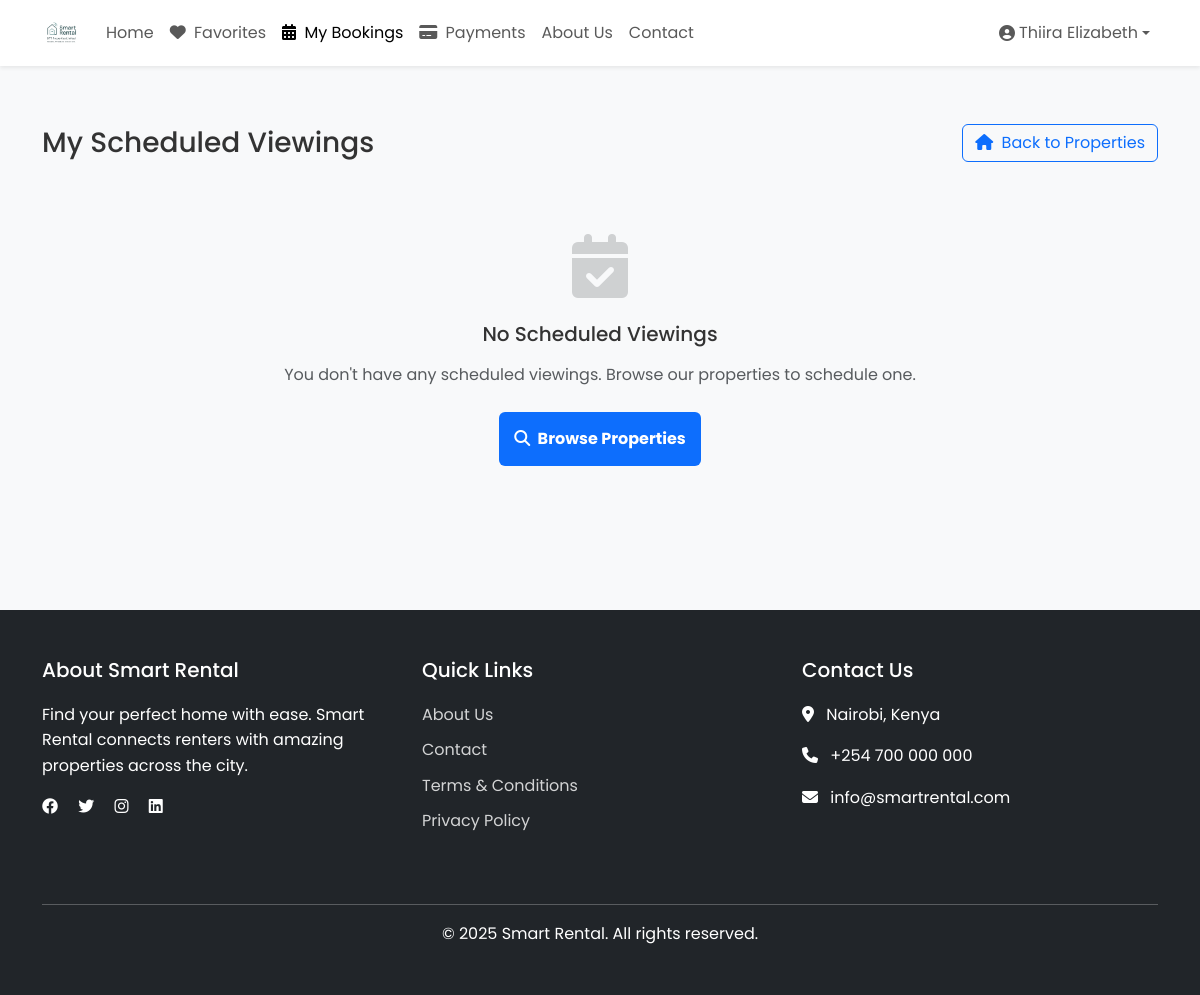
The page /smart_rental/my_bookings.php (signed in) on the database as committed earlier.
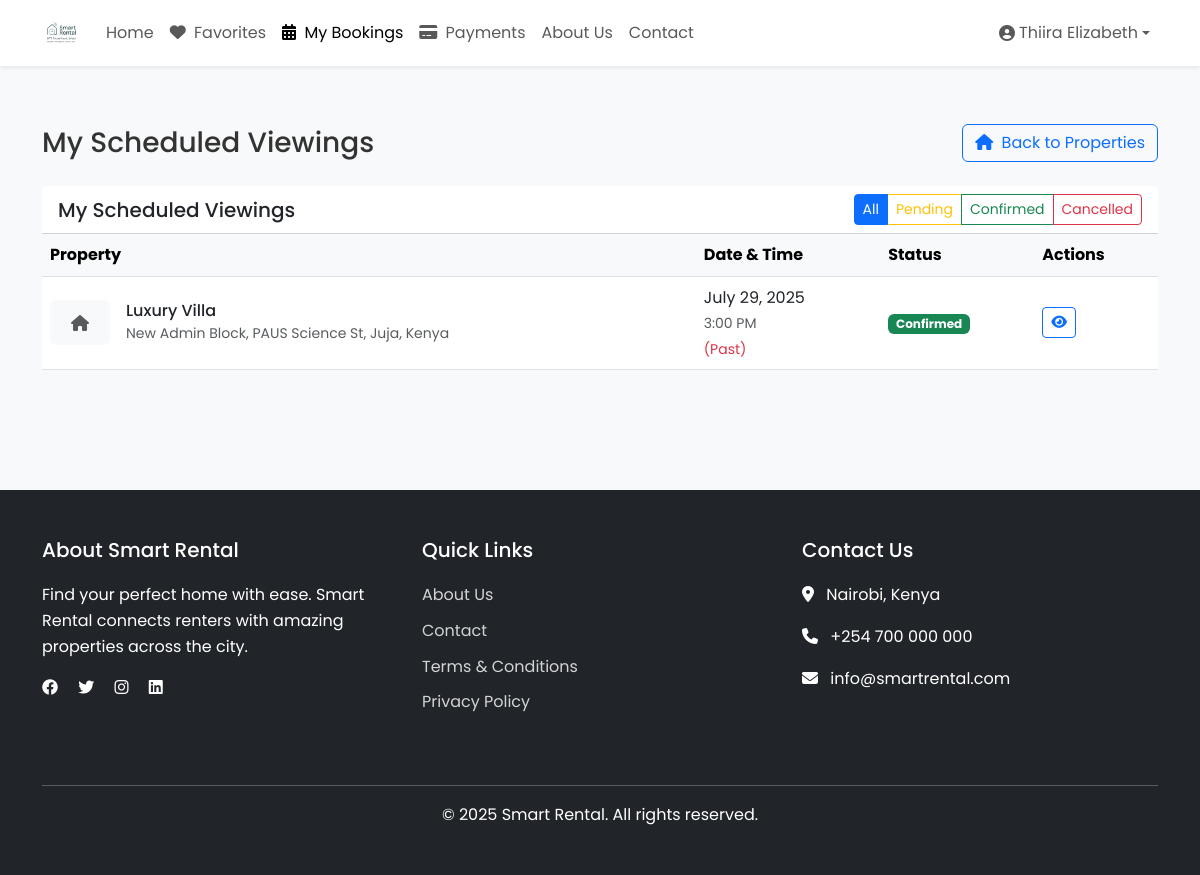
The same page on the database as committed later.
### tables this page shows
CREATE TABLE `property_viewings` (
  `id` int(11) NOT NULL,
  `property_id` int(11) NOT NULL,
  `user_id` int(11) DEFAULT NULL,
  `viewer_name` varchar(100) NOT NULL,
  `contact_number` varchar(20) NOT NULL,
  `viewing_date` date NOT NULL,
  `viewing_time` time NOT NULL,
  `status` enum('pending','confirmed','completed','cancelled') NOT NULL DEFAULT 'pending',
  `notes` text DEFAULT NULL,
  `created_at` timestamp NOT NULL DEFAULT current_timestamp(),
  `updated_at` timestamp NOT NULL DEFAULT current_timestamp() ON UPDATE current_timestamp()
);

CREATE TABLE `houses` (
  `id` int(30) NOT NULL,
  `landlord_id` int(30) NOT NULL,
  `house_no` varchar(50) NOT NULL,
  `category_id` int(30) NOT NULL,
  `description` text NOT NULL,
  `location` varchar(255) DEFAULT NULL,
  `city` varchar(100) DEFAULT NULL,
  `state` varchar(100) DEFAULT NULL,
  `country` varchar(100) DEFAULT NULL,
  `latitude` decimal(10,8) DEFAULT NULL,
  `longitude` decimal(11,8) DEFAULT NULL,
  `price` double NOT NULL,
  `security_deposit` decimal(10,2) DEFAULT NULL,
  `min_rental_period` int(11) DEFAULT 1 COMMENT 'In months',
  `max_rental_period` int(11) DEFAULT 12 COMMENT 'In months',
  `advance_rent_months` int(11) DEFAULT 1 COMMENT 'Number of months rent to pay in advance',
  `payment_cycle` enum('monthly','quarterly','annually') NOT NULL DEFAULT 'monthly',
  `late_fee_percentage` decimal(5,2) DEFAULT 5.00,
  `bedrooms` int(11) DEFAULT 0,
  `bathrooms` int(11) DEFAULT 0,
  `area` decimal(10,2) DEFAULT NULL,
  `image` varchar(255) DEFAULT NULL,
  `main_image` varchar(255) DEFAULT NULL,
  `featured` tinyint(1) DEFAULT 0,
  `status` tinyint(1) DEFAULT 1,
  `created_at` timestamp NOT NULL DEFAULT current_timestamp(),
  `updated_at` timestamp NOT NULL DEFAULT current_timestamp() ON UPDATE current_timestamp(),
  `address` text DEFAULT NULL,
  `total_units` int(11) NOT NULL DEFAULT 1,
  `available_units` int(11) NOT NULL DEFAULT 1
);

### smart_rental/my_bookings.php (the view, shortened to what the changed rows need)
<?php
require_once '../config/db.php';
$stmt = $conn->prepare("
    SELECT pv.*,
           h.house_no as property_title,
           h.location as location,
           h.main_image as main_image
    FROM property_viewings pv
    LEFT JOIN houses h ON pv.property_id = h.id
    WHERE pv.user_id = ?
    ORDER BY pv.viewing_date DESC, pv.viewing_time DESC
");
$stmt->bind_param('i', $_SESSION['user_id']);
$stmt->execute();
$viewings = $stmt->get_result()->fetch_all(MYSQLI_ASSOC);
include 'includes/header.php';
?>
<div class="container py-5">
    <div class="d-flex justify-content-between align-items-center mb-4">
        <h1 class="h3 mb-0">My Scheduled Viewings</h1>
    </div>
    <?php if (empty($viewings)): ?>
        <div class="text-center py-5">
            <div class="mb-4">
                <i class="fas fa-calendar-check fa-4x text-muted opacity-25"></i>
            </div>
            <h3 class="h5 mb-3">No Scheduled Viewings</h3>
            <p class="text-muted mb-4">You don't have any scheduled viewings. Browse our properties to schedule one.</p>
            <a href="index.php" class="btn btn-primary">
                <i class="fas fa-search me-1"></i> Browse Properties
            </a>
        </div>
    <?php else: ?>
        <?php
        $filteredViewings = $viewings;
        if (empty($filteredViewings)):
        ?>
        <div class="text-center py-5">
            <div class="mb-4">
                <i class="far fa-calendar-alt fa-4x text-muted opacity-25"></i>
            </div>
            <h3 class="h5 mb-3">No Viewings Found</h3>
            <p class="text-muted mb-4">No viewings match the selected filter.</p>
            <a href="?status=all" class="btn btn-primary">
                <i class="fas fa-undo me-1"></i> Reset Filter
            </a>
        </div>
        <?php else: ?>
            <div class="card mb-4">
                <div class="card-header bg-white d-flex justify-content-between align-items-center">
                    <h5 class="mb-0">My Scheduled Viewings</h5>
                    <div class="btn-group" role="group">
                        <a href="?status=all" class="btn btn-sm btn-outline-primary <?php echo (!isset($_GET['status']) || $_GET['status'] === 'all') ? 'active' : ''; ?>">All</a>
                        <a href="?status=pending" class="btn btn-sm btn-outline-warning <?php echo (isset($_GET['status']) && $_GET['status'] === 'pending') ? 'active' : ''; ?>">Pending</a>
                        <a href="?status=confirmed" class="btn btn-sm btn-outline-success <?php echo (isset($_GET['status']) && $_GET['status'] === 'confirmed') ? 'active' : ''; ?>">Confirmed</a>
                        <a href="?status=cancelled" class="btn btn-sm btn-outline-danger <?php echo (isset($_GET['status']) && $_GET['status'] === 'cancelled') ? 'active' : ''; ?>">Cancelled</a>
                    </div>
                </div>
                <div class="card-body p-0">
                    <div class="table-responsive">
                        <table class="table table-hover align-middle mb-0">
                            <thead class="table-light">
                                <tr>
                                    <th>Property</th>
                                    <th>Date & Time</th>
                                    <th>Status</th>
                                    <th>Actions</th>
                                </tr>
                            </thead>
                            <tbody>
                                <?php foreach ($filteredViewings as $viewing):
                                    $statusClass = [
                                        'pending' => 'warning',
                                        'confirmed' => 'success',
                                        'cancelled' => 'danger',
                                        'completed' => 'secondary'
                                    ][$viewing['status']] ?? 'secondary';
                                    $viewingDateTime = new DateTime($viewing['viewing_date'] . ' ' . $viewing['viewing_time']);
                                    $now = new DateTime();
                                    $isPast = $viewingDateTime < $now;
                                ?>
                                <tr class="<?php echo $isPast ? 'text-muted' : ''; ?>">
                                    <td>
                                        <div class="d-flex align-items-center">
                                            <?php if (!empty($viewing['main_image'])):
                                                $imagePath = '../uploads/' . $viewing['main_image'];
                                                if (file_exists($imagePath)): ?>
                                                <img src="<?php echo htmlspecialchars($imagePath); ?>"
                                                     alt="<?php echo htmlspecialchars($viewing['property_title']); ?>"
                                                     class="rounded me-3" style="width: 60px; height: 45px; object-fit: cover;">
                                                <?php else: ?>
                                                <div class="bg-light rounded me-3 d-flex align-items-center justify-content-center" style="width: 60px; height: 45px;">
                                                    <i class="fas fa-home text-muted"></i>
                                                </div>
                                                <?php endif; ?>
                                            <?php else: ?>
                                                <div class="bg-light rounded me-3 d-flex align-items-center justify-content-center" style="width: 60px; height: 45px;">
                                                    <i class="fas fa-home text-muted"></i>
                                                </div>
                                            <?php endif; ?>
                                            <div>
                                                <h6 class="mb-0"><?php echo htmlspecialchars($viewing['property_title']); ?></h6>
                                                <small class="text-muted"><?php echo htmlspecialchars($viewing['location']); ?></small>
                                            </div>
                                        </div>
                                    </td>
                                    <td>
                                        <div>
                                            <div><?php echo $viewingDateTime->format('F j, Y'); ?></div>
                                            <small class="text-muted"><?php echo $viewingDateTime->format('g:i A'); ?></small>
                                            <?php if ($isPast): ?>
                                            <div><small class="text-danger">(Past)</small></div>
                                            <?php endif; ?>
                                        </div>
                                    </td>
                                    <td>
                                        <span class="badge bg-<?php echo $statusClass; ?>">
                                            <?php echo ucfirst($viewing['status']); ?>
                                        </span>
                                    </td>
                                    <td>
                                        <div class="btn-group btn-group-sm" role="group">
                                            <a href="property.php?id=<?php echo $viewing['property_id']; ?>"
                                               class="btn btn-outline-primary"
                                               title="View Property">
                                                <i class="fas fa-eye"></i>
                                            </a>
                                        </div>
                                    </td>
                                </tr>
                                <?php endforeach; ?>
                            </tbody>
                        </table>
                    </div>
                </div>
            </div>
        <?php endif; ?>
    <?php endif; ?>
</div>
<?php include 'includes/footer.php'; ?>

Rows that differ between the two databases and show on the page:
added property_viewings: property.house_no "Luxury Villa", property.location "New Admin Block, PAUS Science St, Juja, Kenya", $viewingDateTime->format('F j, Y') "July 29, 2025", $viewingDateTime->format('g:i A') "3:00 PM", shows "(Past)", status "Confirmed"
Other text that changed with them:
text no longer shown: "No Scheduled Viewings You don't have any scheduled viewings. Browse our properties to schedule one. Browse Properties"
text now shown: "My Scheduled Viewings All Pending Confirmed Cancelled Property Date & Time Status Actions"
